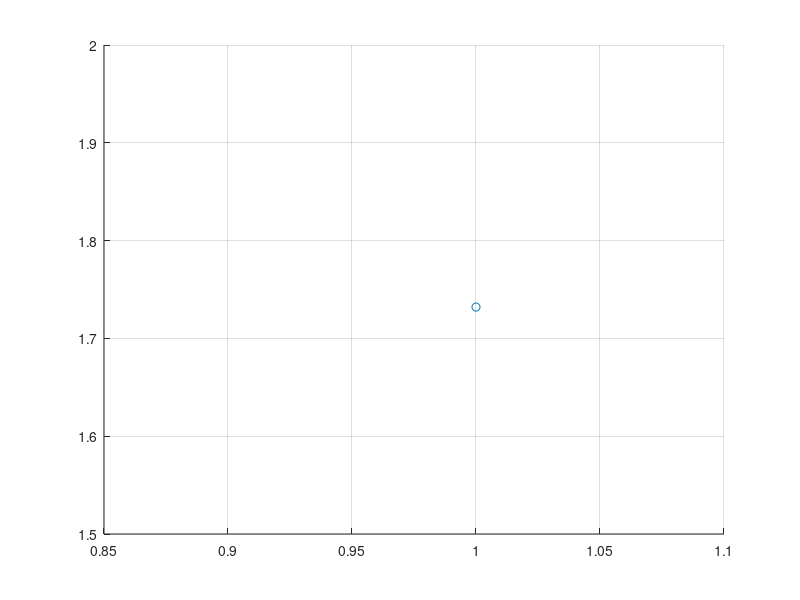

This chart was generated by the following MATLAB code: (Note: this script raises an error after producing the figure.)
%% Calculation
clear; clc;

% Test data
r = 2;
theta = deg2rad(30);
L = 3;

% Map to Cartesian
s = [r .* sin(theta), r .* cos(theta)];

% First mic at (0, 0), second mic array at (L, 0)
sPrime = [s(1) - L, s(2)];

rPrime = norm(sPrime);
thPrime = atan2(sPrime(1), sPrime(2));

% Constants
l = 0.3;                % distance between microphones
ss = 300;               % speed of sound (m/s)
err = linspace(-0.001, 0.001, 10);  % up to 1 ms error
res = zeros(length(err).*length(err), 2);

figure; hold on;
scatter(s(1), s(2));
grid on;

cnt = 1;
for i=1:length(err)
    for j=1:length(err)
    [f1, f2] = calcRelativeDelay(r, theta, l);
    [f3, f4] = calcRelativeDelay(rPrime, thPrime, l);

    th1 = calcTheta(f1 + err(i), f2 + err(i), l);
    th2 = calcTheta(f3 + err(j), f4 + err(j), l);

    % NB: Fix calcPOI to work with col or row vectors
    v1 = [sin(deg2rad(th1)), cos(deg2rad(th1))]';
    v2 = [sin(deg2rad(th2)), cos(deg2rad(th2))]';
    p1 = [0, 0]';
    p2 = [L, 0]';

    res(cnt, :) = calcPOI(p1, p2, v1, v2);
    cnt = cnt + 1;
    end
end

scatter(res(:, 1), res(:, 2));
scatter(0, 0, 'filled');
scatter(L, 0, 'filled');